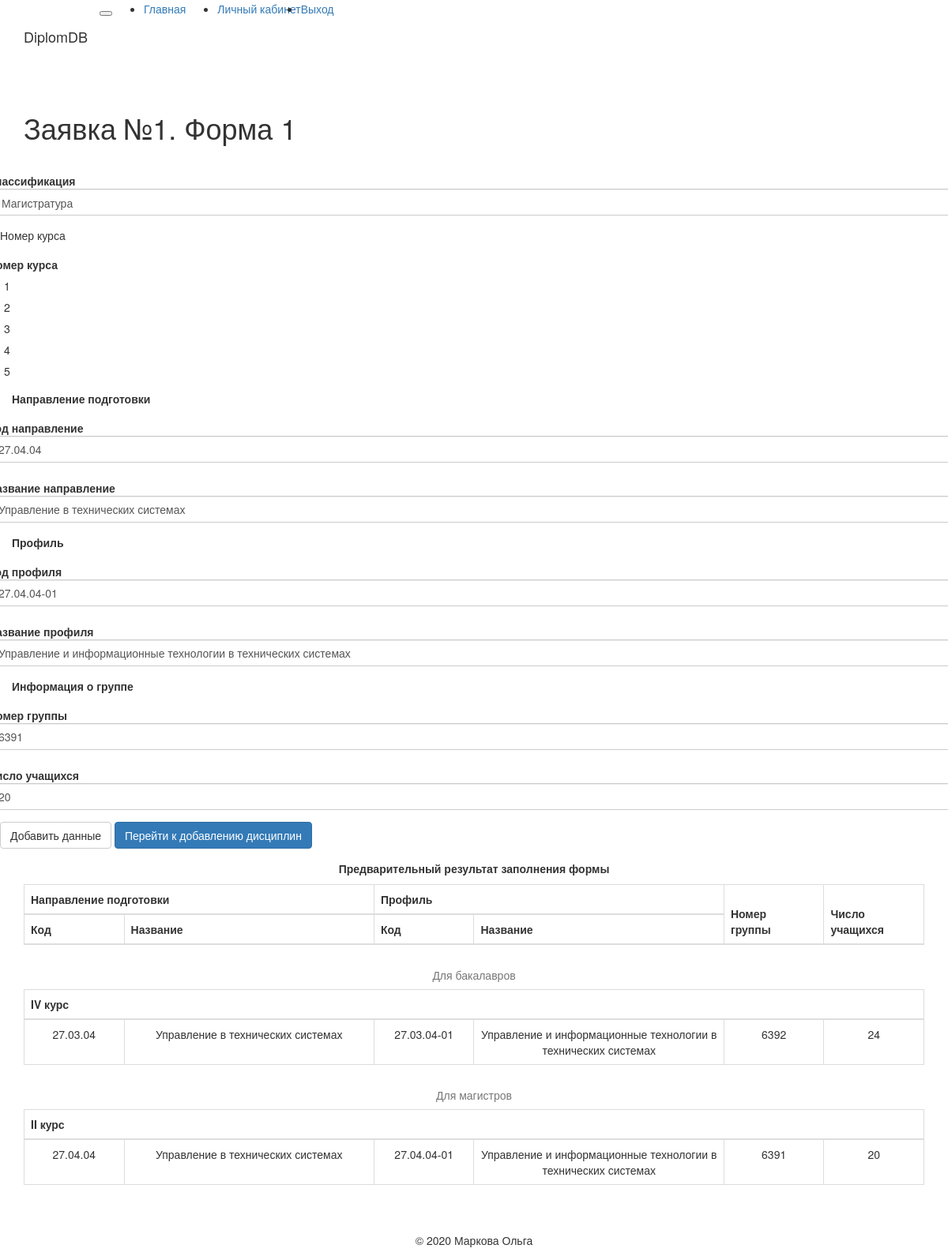
The app's page /form1/bloommmy/1/0/44 (signed in) with its own data.
### app/models.py (models this page shows, shortened)
class Form_one(db.Model):
    timestamp = db.Column(db.DateTime, index=True, default=datetime.utcnow)
    NumForm = db.Column(db.Integer, db.ForeignKey('form_all.id'), primary_key=True)
    Group_id = db.Column(db.Integer, primary_key=True)
    Degree_id = db.Column(db.Integer)
    Direction_id = db.Column(db.Integer)
    Direction_name = db.Column(db.String)
    Profile_id = db.Column(db.Integer)
    Profile_name = db.Column(db.String)
    Course = db.Column(db.Integer)
    NumStudents = db.Column(db.Integer)
    groups = db.relationship('Form_two', backref='groups', cascade='all, delete', lazy='dynamic')

### app/routes.py (the view, shortened to what this page needs)
@app.route('/form1/<username>/<numForm>/<g>/<i>', methods=['GET', 'POST'])
@login_required
def form1(username, numForm, g, i):
    user = User.query.filter_by(username=username).first_or_404()
    numForm = int(numForm)
    g = int(g)
    form = F_One()
    def check_the_entered_data(g, i): #проверка корректности введенных данных
         check_group = Form_one.query.filter(Form_one.NumForm == numForm, Form_one.Group_id == form.Group_id.data).count() #проверяем есть ли в базе данная группа
         check_degree = form.Degree_id.data
         check_course = form.Course.data
         if check_group == 1:
             flash('Группа {} уже есть в заявку, пожалуйста, введите другой номер группы'.format(form.Group_id.data))
             g = Form_one.query.filter(Form_one.NumForm == numForm).order_by(Form_one.timestamp.desc()).first().Group_id
             return redirect(url_for('form1', username = current_user.username, numForm = numForm, g = g, i = i))
         elif check_degree == 1 and check_course == 5:
             flash('Неправильно указан номер курса либо классификация')
             return redirect(url_for('form1', username = current_user.username, numForm = numForm, g = g, i = i))
         elif check_degree == 2 and (check_course == 3 or check_course == 4 or check_course == 5):
             flash('Неправильно указан номер курса либо классификация')
             return redirect(url_for('form1', username = current_user.username, numForm = numForm, g = g, i = i))
         else:
             return 1
    def add_form1(numForm, g, i):
        form1 = Form_one(NumForm = numForm,
                        Group_id = form.Group_id.data,
                        Degree_id = form.Degree_id.data,
                        Direction_id = form.Direction_id.data,
                        Direction_name = form.Direction_name.data,
                        Profile_id = form.Profile_id.data,
                        Profile_name = form.Profile_name.data,
                        Course = form.Course.data,
                        NumStudents = form.NumStudents.data)
        db.session.add(form1)
        db.session.commit()
        g = Form_one.query.filter(Form_one.NumForm == numForm).order_by(Form_one.timestamp.desc()).first().Group_id
        return g
    if form.validate_on_submit():
        status = check_the_entered_data(g = g, i = i)
        if status == 1:
            g = add_form1(numForm = numForm, g = g, i = i)
            flash('Данные о группе {} успешно добавлены'.format(g))
            return redirect(url_for('form1', username = current_user.username, numForm = numForm, g = g, i = i))
    elif request.method == 'GET':
        u = Form_one.query.filter(Form_one.NumForm == numForm, ).order_by(Form_one.timestamp.desc()).first()
        if u != None:
            g = u.Group_id
            form.Group_id.data = u.Group_id
            form.Degree_id.data = u.Degree_id
            form.Direction_id.data = u.Direction_id
            form.Direction_name.data = u.Direction_name
            form.Profile_id.data = u.Profile_id
            form.Profile_name.data = u.Profile_name
            form.Course.data = u.Course
            form.NumStudents.data = u.NumStudents
    if g == 0 and (i == '1' or i == '23'):
        items1=0
        items2=0
        items3=0
        items = 0
        b = 0
        m = 0
        c = 0
    elif i == '11' or i == '21' or i == '22' or i == '23' or i == '44':
        items1=Form_one.query.filter(Form_one.NumForm == numForm, Form_one.Degree_id == 1).count()
        items2=Form_one.query.filter(Form_one.NumForm == numForm, Form_one.Degree_id == 2).count()
        items3=Form_one.query.filter(Form_one.NumForm == numForm, Form_one.Degree_id == 3).count()
        items = Form_one
        b = [1,2,3,4]
        m = [1,2]
        c = [1,2,3,4,5]
    return render_template('form1.html',
                            numForm = numForm,
                            items = items, b = b, c = c, m = m,
                            items1 = items1, items2 = items2, items3 = items3,
                            g = g,  i = i, form = form)

### app/forms.py
class F_One(FlaskForm):
    Degree_id = SelectField('Классификация', choices=[(1, 'Бакалавриат'),(2, 'Магистратура'),(3, 'Специалитет')], coerce = int)
    Course = RadioField('Номер курса', choices=[(1, '1'),(2, '2'),(3, '3'),(4, '4'),(5, '5')], coerce=int, validators=[DataRequired()])
    Direction_id = StringField('Код направление', validators=[DataRequired()])
    Direction_name = StringField('Название направление', validators=[DataRequired()])
    Profile_id = StringField('Код профиля',validators=[DataRequired()])
    Profile_name = StringField('Название профиля',validators=[DataRequired()])
    Group_id = IntegerField('Номер группы', validators=[DataRequired()])
    NumStudents = IntegerField('Число учащихся', validators=[DataRequired()])
    AddGroup = SubmitField('Добавить данные')

### app/models.py (called while the page is built)
@login.user_loader
def load_user(id):
    return User.query.get(int(id))

### app/templates/form1.html (shortened to what this page needs)
{% extends "base.html" %}
{% import 'bootstrap/wtf.html' as wtf %}
{% block app_content %}
    <h1>Заявка №{{ numForm }}. Форма 1</h1>
    <br>
    <form class="form form-horizontal" method="post" action="" role="form">
      <div class="form-group">
        <div class="row">
          <div class="col-sm">
            {{ wtf.form_field(form.Degree_id) }}
          </div>
          <div class="col-sm">
            <p>Номер курса</p>
            <div class="custom-control custom-radio custom-control-inline">
              {{ wtf.form_field(form.Course, form_type = "inline") }}
            </div>
          </div>
        </div>
        <p><b>Направление подготовки</b></p>
        <div class="row">
          <div class="col-sm">
            {{ wtf.form_field(form.Direction_id) }}
          </div>
          <div class="col-sm">
            {{ wtf.form_field(form.Direction_name) }}
          </div>
        </div>
        <p><b>Профиль</b></p>
        <div class="row">
          <div class="col-sm">
            {{ wtf.form_field(form.Profile_id) }}
          </div>
          <div class="col-sm">
            {{ wtf.form_field(form.Profile_name) }}
          </div>
        </div>
        <p><b>Информация о группе</b></p>
        <div class="row">
          <div class="col-sm">
            {{ wtf.form_field(form.Group_id) }}
          </div>
          <div class="col-sm">
            {{ wtf.form_field(form.NumStudents) }}
          </div>
        </div>
        <div class="row">
          <div class="col-sm text-left">
            {{ wtf.form_field(form.AddGroup) }}
            {% if items != 0 %}
            {% if i == '1' %}
              <a class="btn btn-primary" href="{{ url_for('form1_promo', username = current_user.username, numForm = numForm, i = 1) }}" role="button">Отправить форму</a>
            {% elif i == '11'%}
              <a class="btn btn-primary" href="{{ url_for('form2', username=current_user.username, numForm=numForm, g=g, sub=0, p=0, i = 1) }}" role="button">Перейти к добавлению дисциплин</a>
            {% elif i == '21' %}
              <a class="btn btn-primary" href="{{ url_for('form0_edit', username = current_user.username, numForm = numForm) }}" role="button">Сохранить форму</a>
            {% elif i == '23'%}
              <a class="btn btn-primary" href="{{ url_for('form2', username=current_user.username, numForm=numForm, g=0, sub=0, p=0, i = 22) }}" role="button">Перейти к добавлению дисциплин</a>
            {% elif i == '22'%}
              <a class="btn btn-primary" href="{{ url_for('form2', username=current_user.username, numForm=numForm, g=g, sub=0, p=0, i = 22) }}" role="button">Перейти к добавлению дисциплин</a>
            {% elif i == '44'%}
              <a class="btn btn-primary" href="{{ url_for('form2', username=current_user.username, numForm=numForm, g=g, sub=0, p=0, i = 55) }}" role="button">Перейти к добавлению дисциплин</a>
            {% endif %}
            {% endif %}
          </div>
        </div>
      </div>
    </form>
    <div class="row">
      <div class="col text-center">
        <p><b>Предварительный результат заполнения формы</b></p>
      </div>
    </div>
    {% if items == 0 %}
    <div class="row">
      <div class="col text-center">
        <p>В заявку еще не были добавленны группы</p>
      </div>
    </div>
    {% elif items != 0 %}
    <table class="table table-bordered table-hover text-center">
      <thead class="thead-light">
      <tr>
        <th colspan="2" style="width: 35%">Направление подготовки</th>
        <th colspan="2" style="width: 35%">Профиль</th>
        <th rowspan="2" style="width: 10%">Номер <br> группы</th>
        <th rowspan="2" style="width: 10%">Число <br> учащихся</th>
      </tr>
      <tr>
        <th style="width: 10%">Код</th>
        <th style="width: 25%">Название</th>
        <th style="width: 10%">Код</th>
        <th style="width: 25%">Название</th>
      </tr>
      </thead>
      </table>
      {% if items1 != 0 %}
      <table class="table table-bordered table-hover text-center">
        <caption class="text-center">Для бакалавров</caption>
            {% for u in b %}
                    {% if items.query.filter(items.NumForm == numForm, items.Degree_id == 1, items.Course == u).count() != 0 %}
                    <thead class="thead-light">
                    <tr>
                      <th colspan="6">
                        {% if u == 1 %}
                          I курс
                        {% elif u == 2 %}
                          II курс
                        {% elif u == 3 %}
                          III курс
                        {% elif u == 4 %}
                          IV курс
                        {% endif %}
                      </th>
                    </tr>
                    </thead>
                    {% endif %}
                    {% for item in items.query.filter(items.NumForm == numForm, items.Degree_id == 1, items.Course == u).all() %}
                    <tr>
                      <td style="width: 10%">{{ item.Direction_id }}</td>
                      <td style="width: 25%">{{ item.Direction_name }}</td>
                      <td style="width: 10%">{{ item.Profile_id }}</td>
                      <td style="width: 25%">{{ item.Profile_name }}</td>
                      <td style="width: 10%">{{ item.Group_id }}</td>
                      <td style="width: 10%">{{ item.NumStudents }}</td>
                    </tr>
                {% endfor %}
            {% endfor %}
          </table>
      {% endif %}
      {% if items2 != 0 %}
      <table class="table table-bordered table-hover text-center">
        <caption class="text-center">Для магистров</caption>
        {% for u in m %}
            {% if items.query.filter(items.NumForm == numForm, items.Degree_id == 2, items.Course == u).count() != 0 %}
              <thead class="thead-light">
              <tr>
                <th colspan="6">
                  {% if u == 1 %}
                    I курс
                  {% elif u == 2 %}
                    II курс
                  {% endif %}
                </th>
              </tr>
              </thead>
              {% endif %}
              {% for item in items.query.filter(items.NumForm == numForm, items.Degree_id == 2, items.Course == u).all() %}
              <tr>
                <td style="width: 10%">{{ item.Direction_id }}</td>
                <td style="width: 25%">{{ item.Direction_name }}</td>
                <td style="width: 10%">{{ item.Profile_id }}</td>
                <td style="width: 25%">{{ item.Profile_name }}</td>
                <td style="width: 10%">{{ item.Group_id }}</td>
                <td style="width: 10%">{{ item.NumStudents }}</td>
              </tr>
          {% endfor %}
        {% endfor %}
      </table>
      {% endif %}
    {% endif %}
    <br>
{% endblock %}

### records on screen
Form_one: Degree_id "Магистратура", Direction_id "27.04.04", Direction_name "Управление в технических системах", Profile_id "27.04.04-01", Profile_name "Управление и информационные технологии в технических системах", Group_id "6391", NumStudents "20"
Form_one: Direction_id "27.03.04", Direction_name "Управление в технических системах", Profile_id "27.03.04-01", Profile_name "Управление и информационные технологии в технических системах", Group_id "6392", NumStudents "24"

### other values on screen
{{ numForm }} "1"
